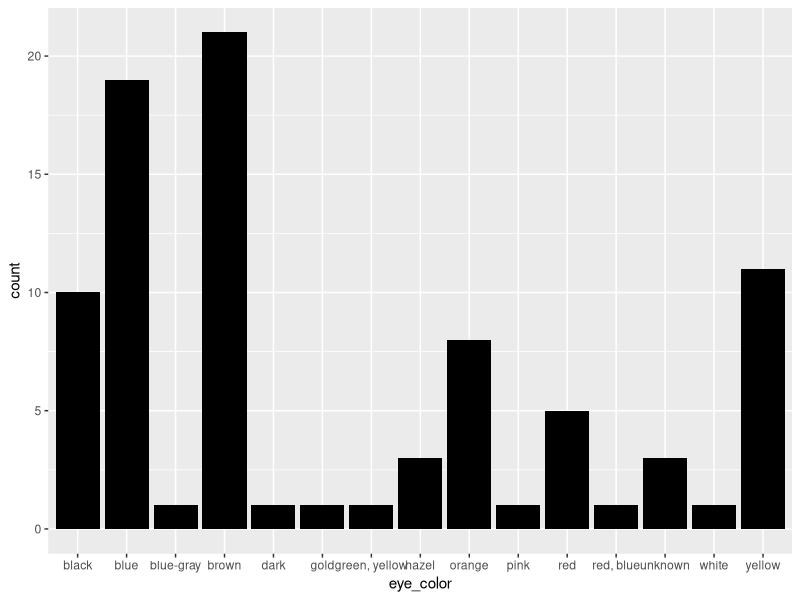
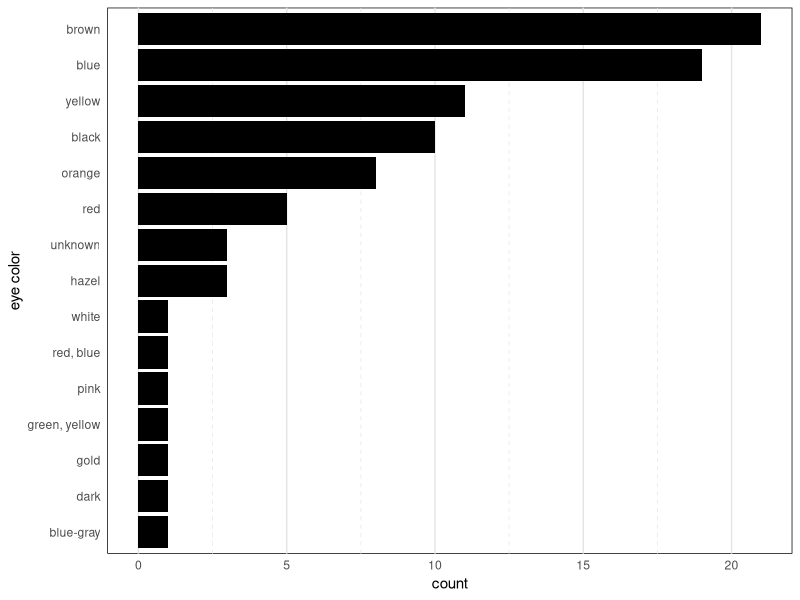
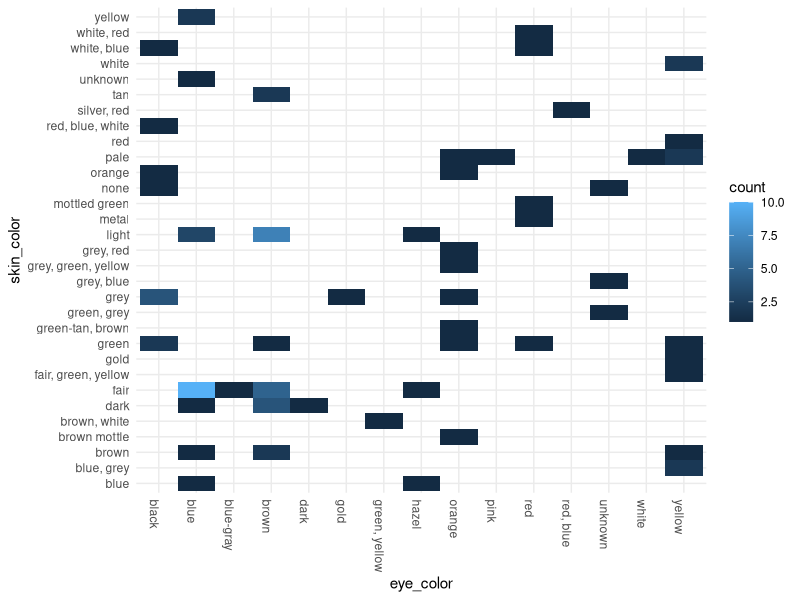
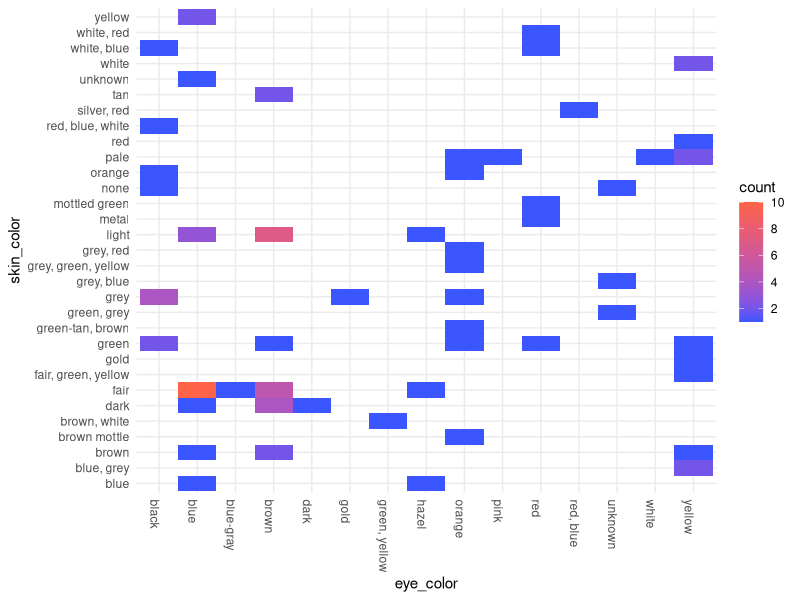
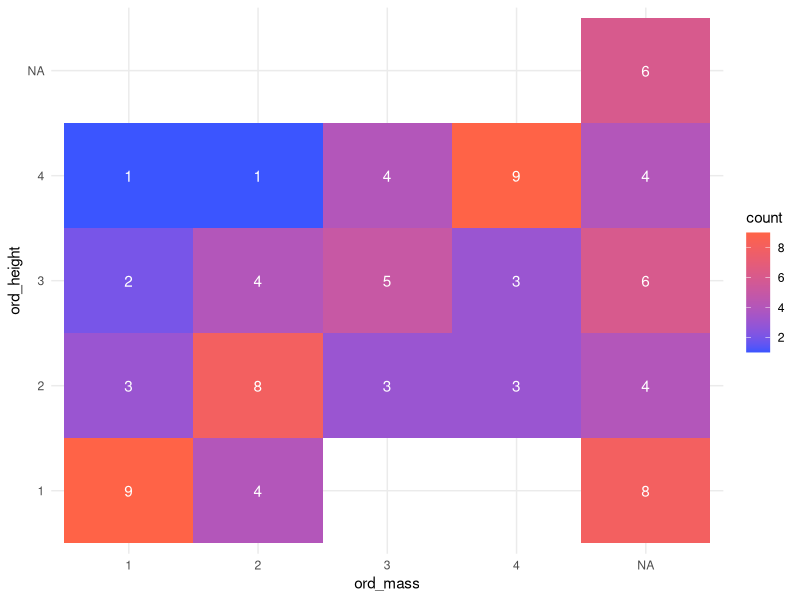
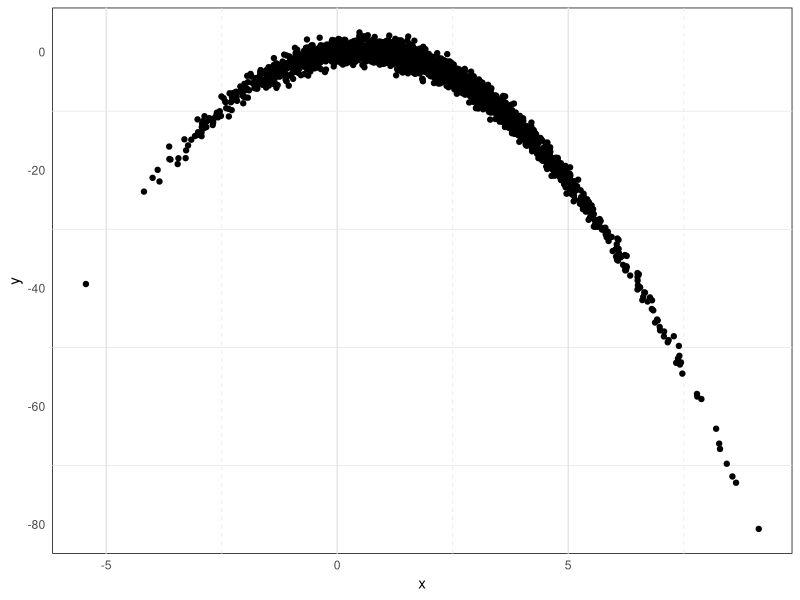
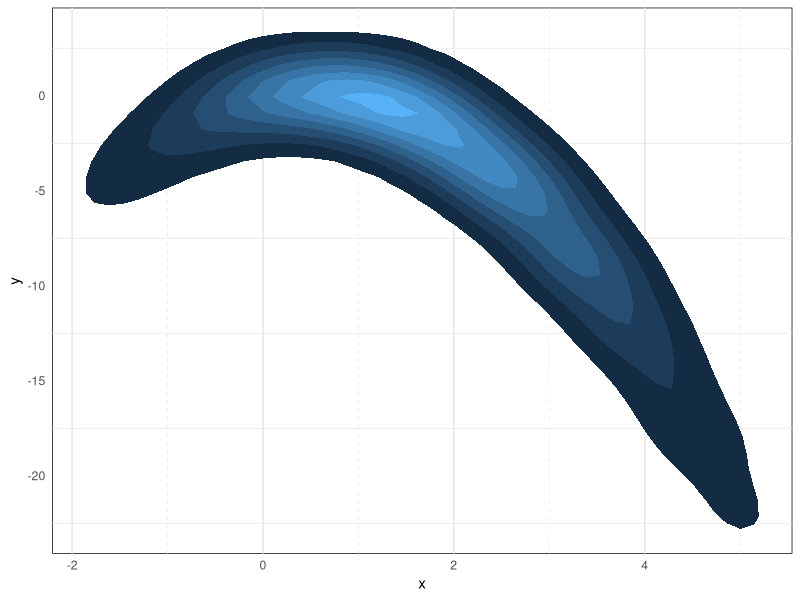
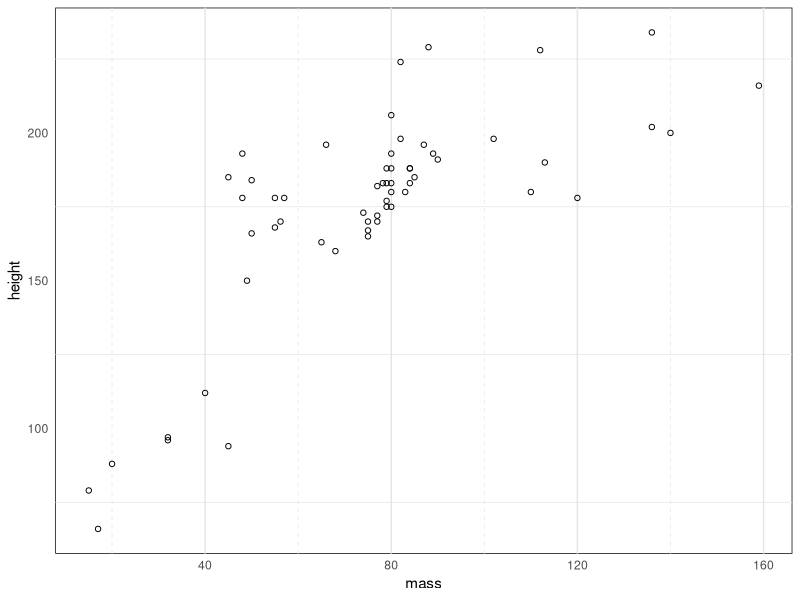

The R script that drew these images, in order: (Note: this script raises an error after producing the figures.)
# Some ggplot2 graphs using Stars Wars data 

#install.packages('tidyverse')
library(tidyverse)

data("starwars")

#### Ordered and themed bar graph ####

# basic bar graph 
starwars %>% 
    ggplot( aes( x=eye_color )) + 
    geom_bar( fill='black' ) 
    
#ggsave(filename = "BasicBarGraph.png", height = 3, width = 4, dpi = 600)

# a custom theme 
my_theme <- theme( 
    panel.background = element_rect(color='black', fill='white'),
    panel.grid = element_line(color="gray90"),
    panel.grid.major.y = element_blank(), 
    panel.grid.minor.x = element_line(linetype=2)
)

# flip coordinates and add theme 
starwars %>% 
    ggplot(aes( x=reorder(eye_color, 
                          eye_color, 
                          length ))) + 
    geom_bar( fill='black' ) + 
    theme_minimal() + 
    coord_flip( ) + 
    my_theme + 
    labs( x = "eye color")

##ggsave(filename = "OrderedBarGraph.png", height = 3, width = 4, dpi = 600)


#### Plot two discrete variables #### 

# tile plot, kind of like two histograms making a raster
starwars %>% 
    ggplot(aes(eye_color, skin_color)) + 
    geom_bin2d() +
    theme_minimal() + 
    theme(axis.text.x=element_text(angle = -90, hjust = 0)) 

##ggsave("BasicBin2D.png", height = 6, width = 8, dpi=600)

# change the gradient colors to make break more obvious 
starwars %>% 
    ggplot(aes(eye_color, skin_color)) + 
    geom_bin2d() +
    theme_minimal() + 
    theme(axis.text.x=element_text(angle = -90, hjust = 0)) +  # this adjust the axis label orientation
    scale_fill_continuous(breaks = seq(0,10,2), low="#3b55ff", high="tomato")
##ggsave("NewColorsBin2D.png", height = 6, width = 8, dpi=600)

#### Bin2d with Ordinal variables 

# create new variables 
starwars$ord_mass <- with(starwars, 
                          cut(mass, 
                              breaks=quantile(mass, 
                                              breaks=seq(0,1,length.out=5),
                                              na.rm=T),
                              include.lowest=TRUE, 
                              labels=c(1,2,3,4)))

starwars$ord_height <- with(starwars, 
                          cut(height, 
                              breaks=quantile(height, 
                                              breaks=seq(0,1,length.out=5),
                                              na.rm=T),
                              include.lowest=TRUE, 
                              labels=c(1,2,3,4)))
starwars %>% 
    ggplot(aes(ord_mass, ord_height)) + 
    geom_bin2d(binwidth=1) +
    theme_minimal() + 
    scale_fill_continuous(breaks = seq(0,10,2), 
                          low='#3b55ff', high='tomato') + 
    stat_bin2d(geom='text', aes(label = ..count..), 
               binwidth = 1, color='white') 
#ggsave("OrdinalBin2d.png", height = 3, width = 4, dpi=600)

#### Use contours to visualize continuous variables with outliers ####

# simulate some data 
set.seed(777)
N <- 3000
R <- 1.1
x <- rnorm(N, 2, 2)
y <- R*x*(1-x) + rnorm(N) # the logistic map equation with error

d <- data.frame(x,y)
dim(d)
head(d)

# compare the plots
d %>% 
    ggplot( aes( x,y )) +
    geom_point() + 
    theme_minimal() + my_theme
#ggsave("SimScatter.png", height = 3, width = 4, dpi=600)

d %>% 
    ggplot( aes( x,y )) +
    stat_density_2d( aes(fill = ..level..), geom = 'polygon') + 
    theme_minimal() + theme(legend.position = 'none') + my_theme
#ggsave("SimContour.png", height = 3, width = 4, dpi=600)


# scatter with starwars
starwars %>% 
    filter(!mass > 200) %>%
    ggplot( aes(mass, height )) + 
    geom_point( pch=21 ) + 
    theme_minimal() + my_theme
#ggsave("BasicScatter.png", height=3, width=4, dpi=600)

# density_2d instead
starwars %>% 
    ggplot( aes(mass, height )) +
    stat_density_2d( aes(fill = ..level..), 
                     geom = "polygon") + 
    theme_minimal() + 
    theme(legend.position = 'none') + my_theme  
#ggsave("BasicContour.png", height=3, width=4, dpi=600)


# some aesthetic changes
d %>% ggplot( aes(mass, height )) +
    stat_density_2d(aes(fill = ..level..), geom = "polygon") + # fill mapped to density 
    theme_minimal() + 
    scale_x_continuous(breaks = seq(0,150,25)) + 
    scale_fill_gradient(low="#3b55ff", high="tomato") +  # gradient colors
    scale_y_continuous(breaks = seq(0,250,25)) + 
    theme(
        panel.background = element_rect(color="black",fill="#121a4d"),
        panel.grid = element_line(color="#001a4d")  # some custom colors
    )
